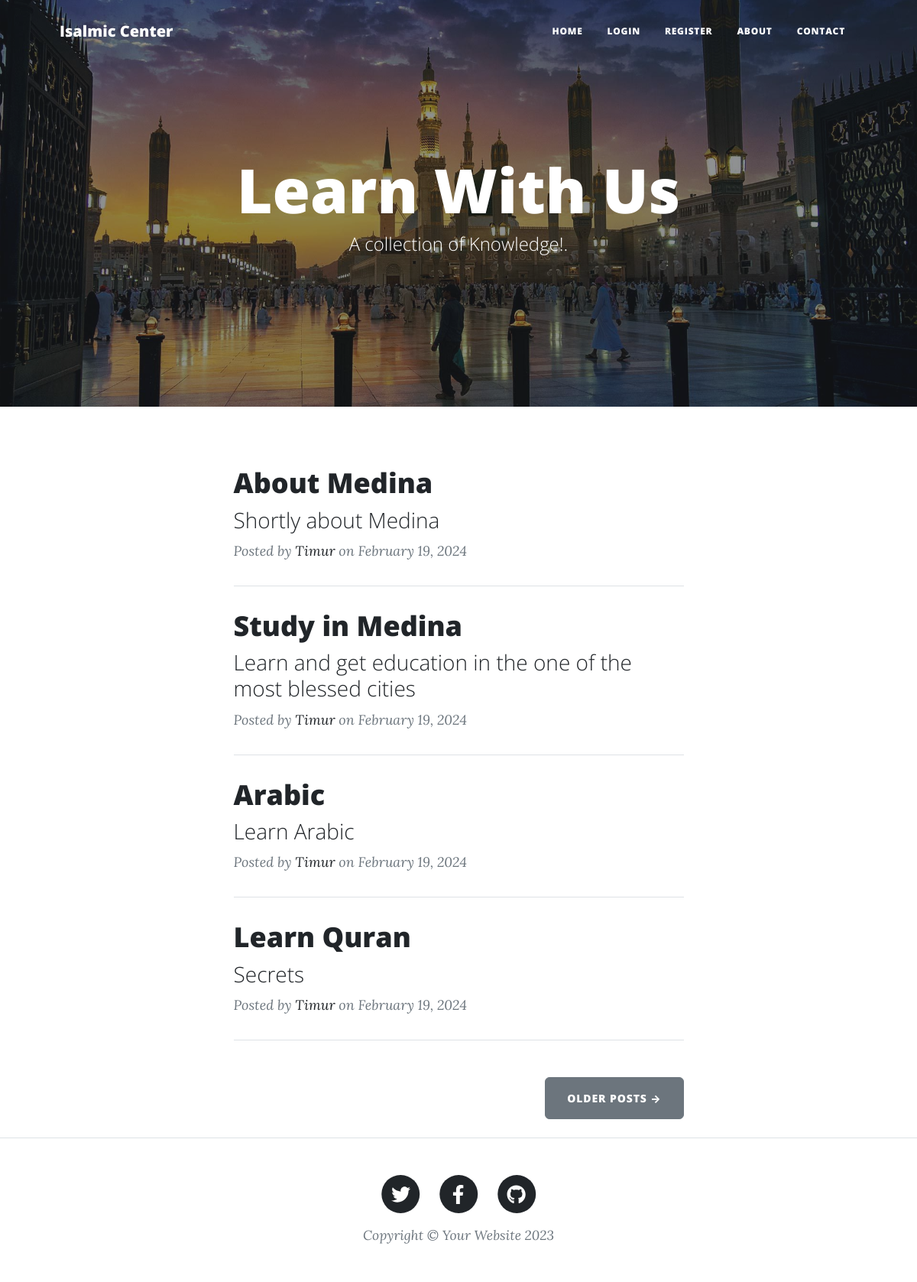
The page / on the database its author committed.
### main.py (models this page shows)
class BlogPost(db.Model):
    __tablename__ = "blog_posts"
    id: Mapped[int] = mapped_column(Integer, primary_key=True)
    author_id: Mapped[int] = mapped_column(Integer, db.ForeignKey("users.id"))
    author = relationship("User", back_populates="posts")
    title: Mapped[str] = mapped_column(String(250), unique=True, nullable=False)
    subtitle: Mapped[str] = mapped_column(String(250), nullable=False)
    date: Mapped[str] = mapped_column(String(250), nullable=False)
    body: Mapped[str] = mapped_column(Text, nullable=False)
    img_url: Mapped[str] = mapped_column(String(250), nullable=False)
    comments = relationship("Comment", back_populates="parent_post")

class User(UserMixin, db.Model):
    __tablename__ = "users"
    id: Mapped[int] = mapped_column(Integer, primary_key=True)
    email: Mapped[str] = mapped_column(String(100), unique=True)
    password: Mapped[str] = mapped_column(String(100))
    name: Mapped[str] = mapped_column(String(100))
    posts = relationship("BlogPost", back_populates="author")
    comments = relationship("Comment", back_populates="comment_author")

### main.py (the view)
@app.route('/')
def get_all_posts():
    result = db.session.execute(db.select(BlogPost))
    posts = result.scalars().all()
    return render_template("index.html", all_posts=posts, logged_in = current_user.is_authenticated)

### templates/index.html (shortened to what this page needs)
{% include "header.html" %}
<header
  class="masthead"
  style="background-image: url('../static/assets/img/madina2-bg.jpg')"
>
  <div class="container position-relative px-4 px-lg-5">
    <div class="row gx-4 gx-lg-5 justify-content-center">
      <div class="col-md-10 col-lg-8 col-xl-7">
        <div class="site-heading">
          <h1>Learn With Us</h1>
          <span class="subheading">A collection of Knowledge!.</span>
        </div>
      </div>
    </div>
  </div>
</header>
<div class="container px-4 px-lg-5">
  <div class="row gx-4 gx-lg-5 justify-content-center">
    <div class="col-md-10 col-lg-8 col-xl-7">
      {% for post in all_posts %}
      <div class="post-preview">
        <a href="{{ url_for('show_post', post_id=post.id) }}">
          <h2 class="post-title">{{ post.title }}</h2>
          <h3 class="post-subtitle">{{ post.subtitle }}</h3>
        </a>
        <p class="post-meta">
          Posted by
          <a href="#">{{post.author.name}}</a>
          on {{post.date}}
        </p>
      </div>
      <hr class="my-4" />
      {% endfor %}
      <div class="d-flex justify-content-end mb-4">
        <a class="btn btn-secondary text-uppercase" href="#!">Older Posts →</a>
      </div>
    </div>
  </div>
</div>
{% include "footer.html" %}

### templates/header.html (shortened to what this page needs)
<!DOCTYPE html>
<html lang="en">
  <head>
    {% block styles %}
    {{ bootstrap.load_css() }}
    <link
      href="{{ url_for('static', filename='css/styles.css') }}"
      rel="stylesheet"
    />
    {% endblock %}
  </head>
  <body>
    <nav class="navbar navbar-expand-lg navbar-light" id="mainNav">
      <div class="container px-4 px-lg-5">
        <a class="navbar-brand" href="/">Isalmic Center</a>
        <div class="collapse navbar-collapse" id="navbarResponsive">
          <ul class="navbar-nav ms-auto py-4 py-lg-0">
            <li class="nav-item">
              <a
                class="nav-link px-lg-3 py-3 py-lg-4"
                href="{{ url_for('get_all_posts') }}"
                >Home</a
              >
            </li>
            {% if not logged_in:%}
              <li class="nav-item">
                <a
                  class="nav-link px-lg-3 py-3 py-lg-4"
                  href="{{ url_for('login') }}"
                  >Login</a
                >
              </li>
              <li class="nav-item">
                <a
                  class="nav-link px-lg-3 py-3 py-lg-4"
                  href="{{ url_for('register') }}"
                  >Register</a
                >
              </li>
            {%endif%}
            <li class="nav-item">
              <a
                class="nav-link px-lg-3 py-3 py-lg-4"
                href="{{ url_for('about') }}"
                >About</a
              >
            </li>
            <li class="nav-item">
              <a
                class="nav-link px-lg-3 py-3 py-lg-4"
                href="{{ url_for('contact') }}"
                >Contact</a
              >
            </li>
          </ul>
        </div>
      </div>
    </nav>
  </body>
</html>

### templates/footer.html (shortened to what this page needs)
        <footer class="border-top">
          <div class="container px-4 px-lg-5">
              <div class="row gx-4 gx-lg-5 justify-content-center">
                  <div class="col-md-10 col-lg-8 col-xl-7">
                      <ul class="list-inline text-center">
                          <li class="list-inline-item">
                              <a href="#!">
                                  <span class="fa-stack fa-lg">
                                      <i class="fas fa-circle fa-stack-2x"></i>
                                      <i class="fab fa-twitter fa-stack-1x fa-inverse"></i>
                                  </span>
                              </a>
                          </li>
                          <li class="list-inline-item">
                              <a href="#!">
                                  <span class="fa-stack fa-lg">
                                      <i class="fas fa-circle fa-stack-2x"></i>
                                      <i class="fab fa-facebook-f fa-stack-1x fa-inverse"></i>
                                  </span>
                              </a>
                          </li>
                          <li class="list-inline-item">
                              <a href="#!">
                                  <span class="fa-stack fa-lg">
                                      <i class="fas fa-circle fa-stack-2x"></i>
                                      <i class="fab fa-github fa-stack-1x fa-inverse"></i>
                                  </span>
                              </a>
                          </li>
                      </ul>
                      <div class="small text-center text-muted fst-italic">Copyright &copy; Your Website 2023</div>
                  </div>
              </div>
          </div>
      </footer>
  </body>
</html>

### rows shown on the page
BlogPost: title "About Medina", subtitle "Shortly about Medina", author.name "Timur", date "February 19, 2024"
BlogPost: title "Study in Medina", subtitle "Learn and get education in the one of the most blessed cities", author.name "Timur", date "February 19, 2024"
BlogPost: title "Arabic", subtitle "Learn Arabic", author.name "Timur", date "February 19, 2024"
BlogPost: title "Learn Quran", subtitle "Secrets", author.name "Timur", date "February 19, 2024"
